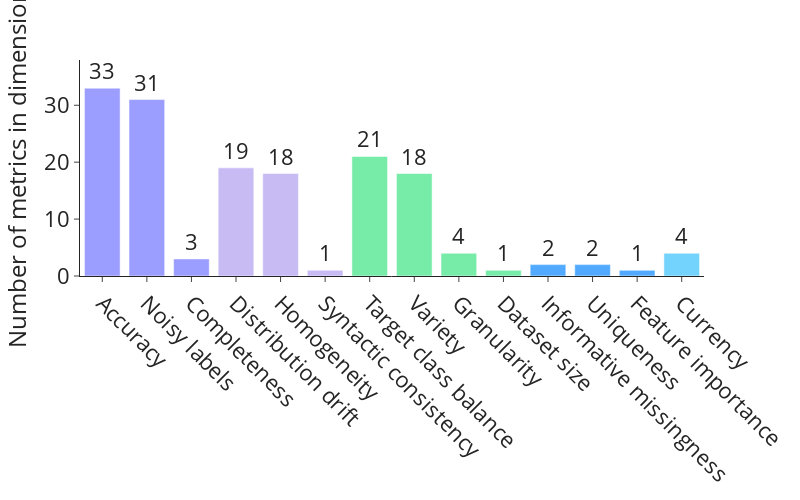

This figure's notebook cell:
### Markdown cell above
# 2. Overview (Number of metrics per dimension):

### Code cell
import pandas as pd
import plotly.express as px

# ==========================
# 0) Inputs
# ==========================
file_path = "MetricLibrary1.xlsx"          # <-- change
sheet_name = "Metrics_dimensions"          # <-- change

cluster_colors = {
    "Measurement Process":      "#9C9EFF",
    "Consistency":              "#C8BAF3",
    "Representativeness":       "#77EBA8",
    "Informativeness":          "#51AAFF",
    "Timeliness":               "#73D3FC"
}

desired_order = [
    "Measurement Process",
    "Consistency",
    "Representativeness",
    "Informativeness",
    "Timeliness"
]

# ==========================
# 1) Load & prep data
# ==========================
df = pd.read_excel(file_path, sheet_name=sheet_name)

df = df.rename(columns={
    "Cluster": "cluster",
    "Cluster name": "cluster",
    "Cluster Name": "cluster",
    "Dimension": "dimension",
    "DImension": "dimension",
    "DImnsion": "dimension",
    "Number of metrics dimension": "n_dim",
    "Number of metrics dimensions": "n_dim",
})

df = df[["cluster", "dimension", "n_dim"]].copy()

df["cluster"] = df["cluster"].astype(str).str.strip()
df["dimension"] = df["dimension"].astype(str).str.strip()
df["n_dim"] = pd.to_numeric(df["n_dim"], errors="coerce").fillna(0)

df = df[df["cluster"].isin(desired_order)].copy()

df_plot = (
    df.groupby(["cluster", "dimension"], as_index=False)["n_dim"]
      .sum()
)

cluster_rank = {c: i for i, c in enumerate(desired_order)}
df_plot["cluster_rank"] = df_plot["cluster"].map(cluster_rank)

df_plot = df_plot.sort_values(
    ["cluster_rank", "n_dim", "dimension"],
    ascending=[True, False, True]
)

dimension_order = df_plot["dimension"].tolist()

# ==========================
# 2) Vertical bar chart
# ==========================
px.defaults.template = "simple_white"

fig = px.bar(
    df_plot,
    x="dimension",
    y="n_dim",
    color="cluster",
    color_discrete_map=cluster_colors,
    category_orders={
        "cluster": desired_order,
        "dimension": dimension_order
    },
    text="n_dim",
)

# --- sizes (edit as you like) ---
AXIS_TICK_SIZE = 22
AXIS_TITLE_SIZE = 24
ANNOTATION_SIZE = 22

fig.update_traces(
    textposition="outside",
    textfont=dict(size=ANNOTATION_SIZE),  # value labels ("annotations" on bars)
)

fig.update_layout(
    title=None,
    width=800,
    height=500,
    xaxis_title=None,
    yaxis_title="Number of metrics in dimension",
    #yaxis range
    yaxis=dict(range=[0, df_plot["n_dim"].max() * 1.15]),
    showlegend=False,  # <-- remove legend
    margin=dict(l=60, r=30, t=60, b=200),
    font=dict(size=AXIS_TICK_SIZE),  # baseline font size
)

# Bigger tick labels + axis title
fig.update_xaxes(
    tickangle=45,
    tickfont=dict(size=AXIS_TICK_SIZE),
    title_font=dict(size=AXIS_TITLE_SIZE),
)
fig.update_yaxes(
    tickfont=dict(size=AXIS_TICK_SIZE),
    title_font=dict(size=AXIS_TITLE_SIZE),
)

fig.show()
fig.write_html("Fig_dimension_counts_by_cluster_horizontal.html")
print("Saved: Fig_dimension_counts_by_cluster_horizontal.html")

# Optional exports
fig.write_image("Fig_dimension_counts_by_cluster_horizontal.png", scale=3)
fig.write_image("Fig_dimension_counts_by_cluster_horizontal.svg")
fig.write_image("Fig_dimension_counts_by_cluster_horizontal.pdf")

### Figure 1 — Plotly figure (JSON) as saved in the notebook; plotly's stock layout.template omitted (floating-point values rounded to 4 significant figures)
{"data": [{"hovertemplate": "cluster=Measurement Process<br>dimension=%{x}<br>n_dim=%{text}<extra></extra>", "legendgroup": "Measurement Process", "marker": {"color": "#9C9EFF", "pattern": {"shape": ""}}, "name": "Measurement Process", "orientation": "v", "showlegend": true, "text": [33.0, 31.0, 3.0], "textfont": {"size": 22}, "textposition": "outside", "type": "bar", "x": ["Accuracy", "Noisy labels", "Completeness"], "xaxis": "x", "y": [33, 31, 3], "yaxis": "y"}, {"hovertemplate": "cluster=Consistency<br>dimension=%{x}<br>n_dim=%{text}<extra></extra>", "legendgroup": "Consistency", "marker": {"color": "#C8BAF3", "pattern": {"shape": ""}}, "name": "Consistency", "orientation": "v", "showlegend": true, "text": [19.0, 18.0, 1.0], "textfont": {"size": 22}, "textposition": "outside", "type": "bar", "x": ["Distribution drift", "Homogeneity", "Syntactic consistency"], "xaxis": "x", "y": [19, 18, 1], "yaxis": "y"}, {"hovertemplate": "cluster=Representativeness<br>dimension=%{x}<br>n_dim=%{text}<extra></extra>", "legendgroup": "Representativeness", "marker": {"color": "#77EBA8", "pattern": {"shape": ""}}, "name": "Representativeness", "orientation": "v", "showlegend": true, "text": [21.0, 18.0, 4.0, 1.0], "textfont": {"size": 22}, "textposition": "outside", "type": "bar", "x": ["Target class balance", "Variety", "Granularity", "Dataset size"], "xaxis": "x", "y": [21, 18, 4, 1], "yaxis": "y"}, {"hovertemplate": "cluster=Informativeness<br>dimension=%{x}<br>n_dim=%{text}<extra></extra>", "legendgroup": "Informativeness", "marker": {"color": "#51AAFF", "pattern": {"shape": ""}}, "name": "Informativeness", "orientation": "v", "showlegend": true, "text": [2.0, 2.0, 1.0], "textfont": {"size": 22}, "textposition": "outside", "type": "bar", "x": ["Informative missingness", "Uniqueness", "Feature importance"], "xaxis": "x", "y": [2, 2, 1], "yaxis": "y"}, {"hovertemplate": "cluster=Timeliness<br>dimension=%{x}<br>n_dim=%{text}<extra></extra>", "legendgroup": "Timeliness", "marker": {"color": "#73D3FC", "pattern": {"shape": ""}}, "name": "Timeliness", "orientation": "v", "showlegend": true, "text": [4.0], "textfont": {"size": 22}, "textposition": "outside", "type": "bar", "x": ["Currency"], "xaxis": "x", "y": [4], "yaxis": "y"}], "layout": {"barmode": "relative", "font": {"size": 22}, "height": 500, "legend": {"title": {"text": "cluster"}, "tracegroupgap": 0}, "margin": {"b": 200, "l": 60, "r": 30, "t": 60}, "showlegend": false, "title": {}, "width": 800, "xaxis": {"anchor": "y", "categoryarray": ["Accuracy", "Noisy labels", "Completeness", "Distribution drift", "Homogeneity", "Syntactic consistency", "Target class balance", "Variety", "Granularity", "Dataset size", "Informative missingness", "Uniqueness", "Feature importance", "Currency"], "categoryorder": "array", "domain": [0, 1], "tickangle": 45, "tickfont": {"size": 22}, "title": {"font": {"size": 24}}}, "yaxis": {"anchor": "x", "domain": [0, 1], "range": [0, 37.95], "tickfont": {"size": 22}, "title": {"font": {"size": 24}, "text": "Number of metrics in dimension"}}}}
